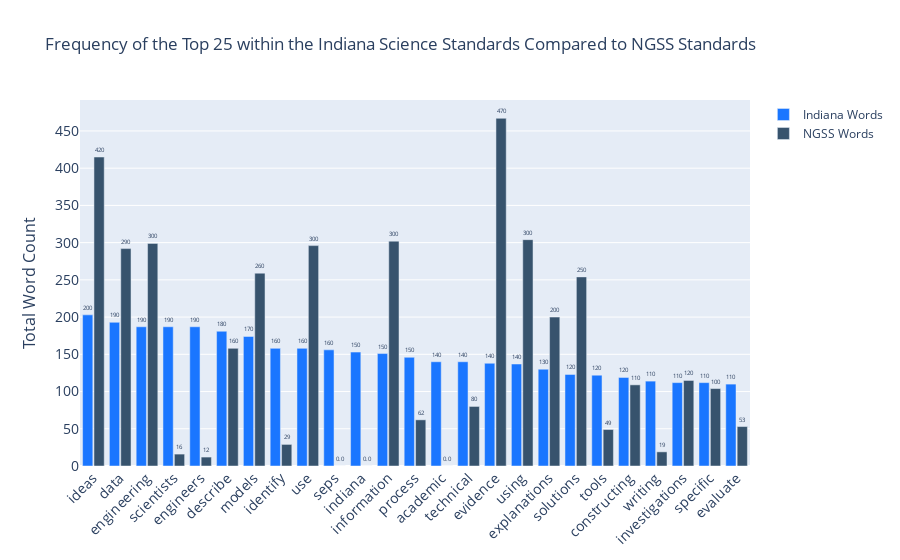

Notebook code cell kept with this figure:
### Code cell
words = ['ideas', 'data','engineering', 'scientists', 'engineers', 
              'describe', 'models', 'identify', 'use', 'seps', 'indiana', 
              'information', 'process', 'academic', 'technical', 'evidence', 
              'using', 'explanations', 'solutions', 'tools', 'constructing',
              'writing', 'investigations', 'specific', 'evaluate']

fig = go.Figure() 
fig.add_trace(go.Bar(x=words,
                y= [203, 193, 187, 187, 187, 181, 174, 158, 158, 156, 153, 
                    151, 146, 140, 140, 138, 137, 130, 123, 122, 119, 114, 
                    112, 112, 110], 
                text=[203, 193, 187, 187, 187, 181, 174, 158, 158, 156, 153, 
                    151, 146, 140, 140, 138, 137, 130, 123, 122, 119, 114, 
                    112, 112, 110],
                name='Indiana Words',
                marker_color='rgb(26, 118, 255)',  
                ))

fig.add_trace(go.Bar(x=words,
                y=[415, 292, 299, 16, 12, 158, 259, 29, 296, 0, 0, 302, 62, 0, 
                   80, 467, 304, 200, 254, 49, 109, 19, 115, 104, 53], 
                text=[415, 292, 299, 16, 12, 158, 259, 29, 296, 0, 0, 302, 62, 0, 
                   80, 467, 304, 200, 254, 49, 109, 19, 115, 104, 53], 
                name='NGSS Words',
                marker_color='rgb(55, 83, 109)', 
                ))
fig.update_layout(
    title='Frequency of the Top 25 within the Indiana Science Standards Compared to NGSS Standards',
    xaxis_tickfont_size=14,
    yaxis=dict(
        title='Total Word Count',
        titlefont_size=16,
        tickfont_size=14,
    ),
    legend=dict(
        bgcolor='rgba(255, 255, 255, 0)',
        bordercolor='rgba(255, 255, 255, 0)'
    ),
    barmode='group',
    bargap=0.15, # gap between bars of adjacent location coordinates.
    bargroupgap=0.1 # gap between bars of the same location coordinate.
) 

fig.update_layout(barmode='group', xaxis_tickangle=-45)  

fig.update_traces(texttemplate='%{text:.2s}', textposition='outside')
fig.update_layout(uniformtext_minsize=5, uniformtext_mode='hide')
    
fig.show()

### Figure 1 — Plotly figure (JSON) as saved in the notebook; plotly's stock layout.template omitted (floating-point values rounded to 4 significant figures)
{"data": [{"marker": {"color": "rgb(26, 118, 255)"}, "name": "Indiana Words", "text": ["203", "193", "187", "187", "187", "181", "174", "158", "158", "156", "153", "151", "146", "140", "140", "138", "137", "130", "123", "122", "119", "114", "112", "112", "110"], "textposition": "outside", "texttemplate": "%{text:.2s}", "type": "bar", "x": ["ideas", "data", "engineering", "scientists", "engineers", "describe", "models", "identify", "use", "seps", "indiana", "information", "process", "academic", "technical", "evidence", "using", "explanations", "solutions", "tools", "constructing", "writing", "investigations", "specific", "evaluate"], "y": [203, 193, 187, 187, 187, 181, 174, 158, 158, 156, 153, 151, 146, 140, 140, 138, 137, 130, 123, 122, 119, 114, 112, 112, 110]}, {"marker": {"color": "rgb(55, 83, 109)"}, "name": "NGSS Words", "text": ["415", "292", "299", "16", "12", "158", "259", "29", "296", "0", "0", "302", "62", "0", "80", "467", "304", "200", "254", "49", "109", "19", "115", "104", "53"], "textposition": "outside", "texttemplate": "%{text:.2s}", "type": "bar", "x": ["ideas", "data", "engineering", "scientists", "engineers", "describe", "models", "identify", "use", "seps", "indiana", "information", "process", "academic", "technical", "evidence", "using", "explanations", "solutions", "tools", "constructing", "writing", "investigations", "specific", "evaluate"], "y": [415, 292, 299, 16, 12, 158, 259, 29, 296, 0, 0, 302, 62, 0, 80, 467, 304, 200, 254, 49, 109, 19, 115, 104, 53]}], "layout": {"bargap": 0.15, "bargroupgap": 0.1, "barmode": "group", "legend": {"bgcolor": "rgba(255, 255, 255, 0)", "bordercolor": "rgba(255, 255, 255, 0)"}, "title": {"text": "Frequency of the Top 25 within the Indiana Science Standards Compared to NGSS Standards"}, "uniformtext": {"minsize": 5, "mode": "hide"}, "xaxis": {"tickangle": -45, "tickfont": {"size": 14}}, "yaxis": {"tickfont": {"size": 14}, "title": {"font": {"size": 16}, "text": "Total Word Count"}}}}
